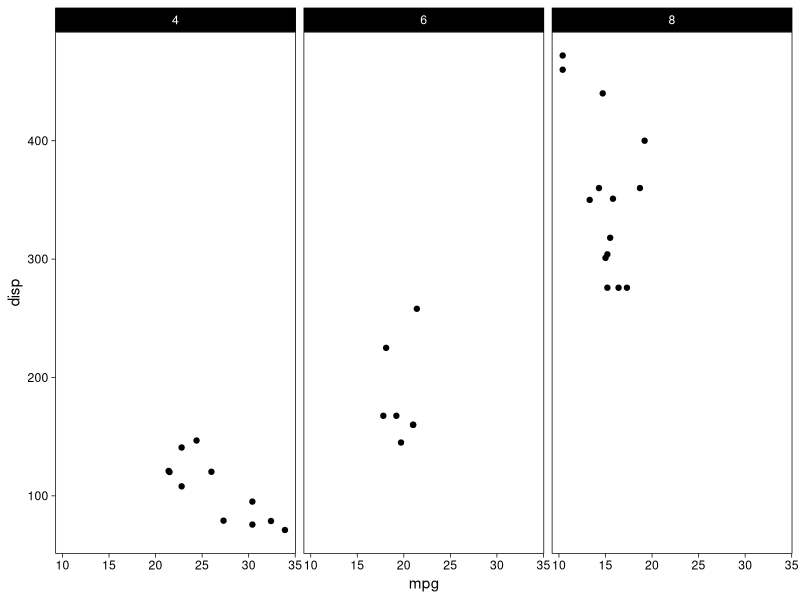
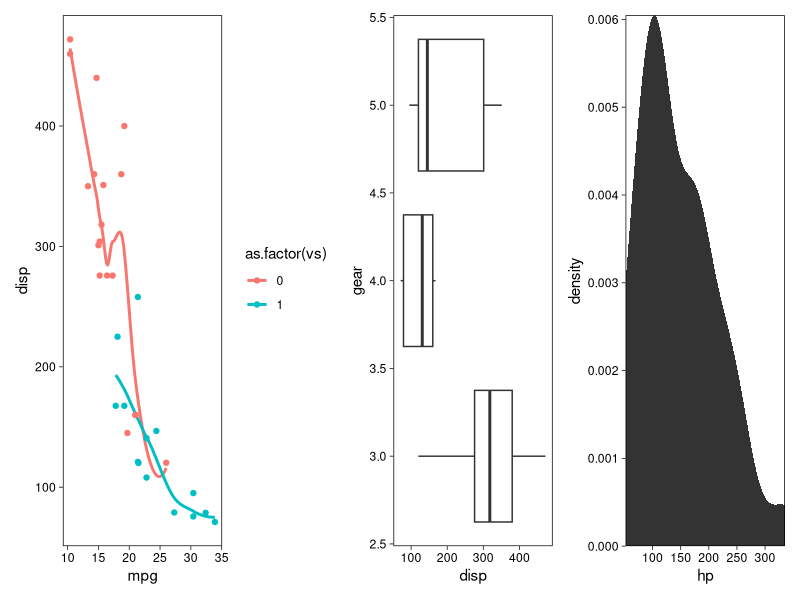
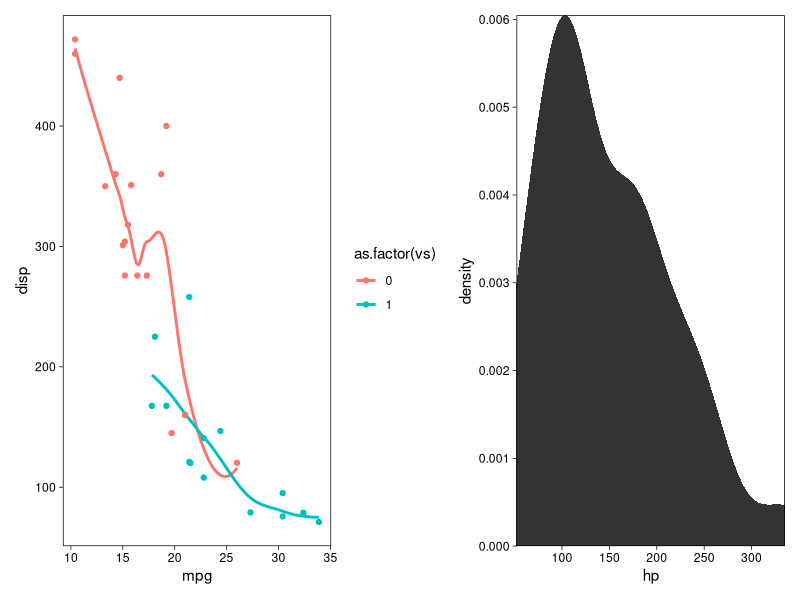
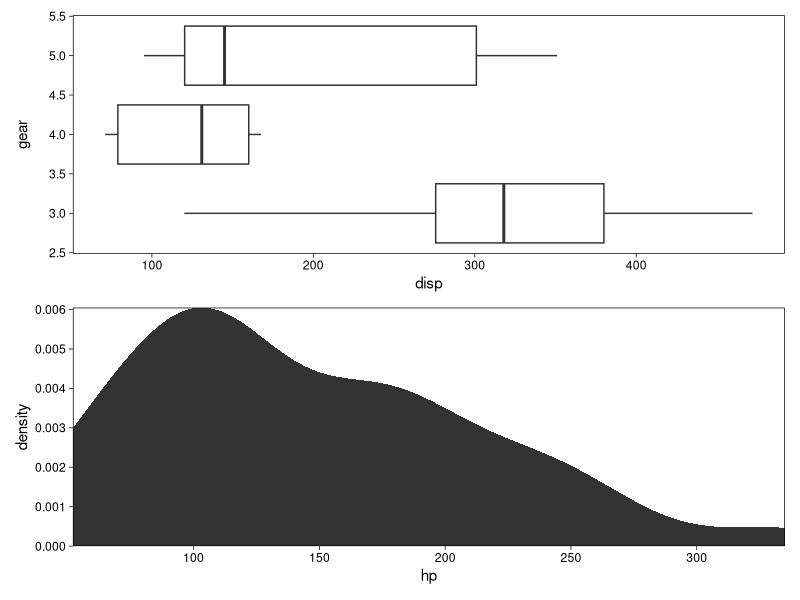
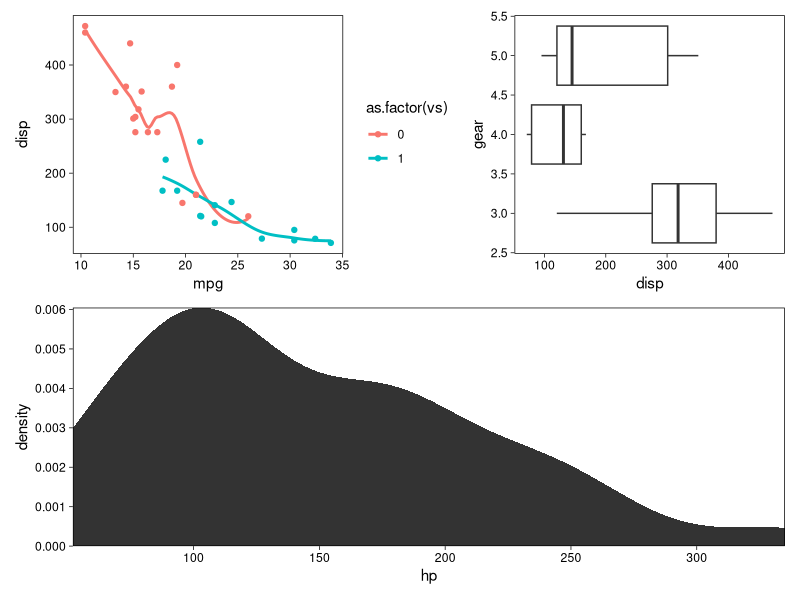
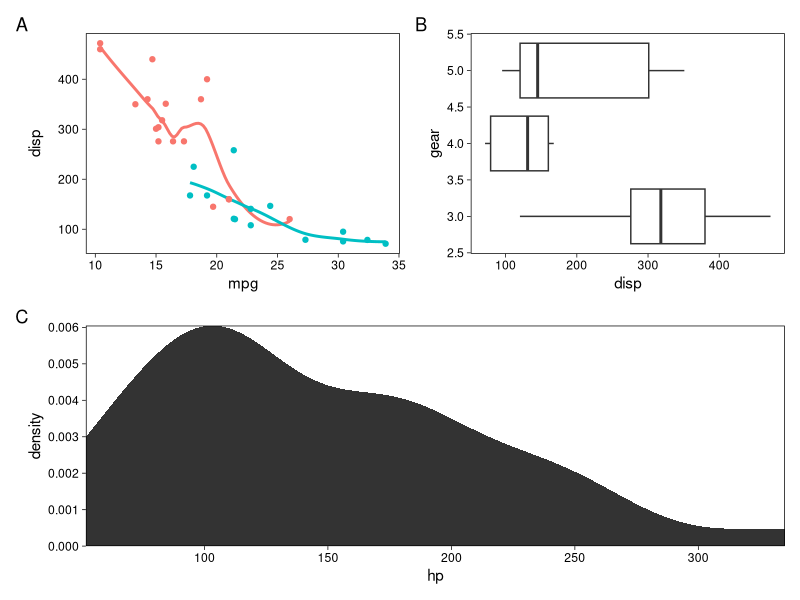

Recreate these plots in R, in order.
## ---- chunk 1
library(knitr)
library(tidyverse)
opts_chunk$set(warning = F, message = F, eval = T, cache = F)
theme_set(theme_linedraw() + theme(panel.grid = element_blank()))
## ---- chunk 2
library(tidyverse)
ggplot(mtcars, aes(mpg, disp)) +
  geom_point() +
  facet_wrap("cyl")
## ---- chunk 3
p <- ggplot(mtcars)

a <- p +
  aes(mpg, disp, col = as.factor(vs)) +
  geom_smooth(se = F) +
  geom_point()

b <- p +
  aes(disp, gear, group = gear) +
  geom_boxplot()

c <- p +
  aes(hp) +
  stat_density(geom = "area") +
  coord_cartesian(expand = 0)
## ---- chunk 4
library(patchwork)
a + b + c
## ---- chunk 5
a | c
## ---- chunk 6
b / c
## ---- chunk 7
(a | b) / c
## ---- chunk 8
(a | b) /
  c +
  plot_annotation(tag_levels = "A") &
  theme(legend.position = "none")
